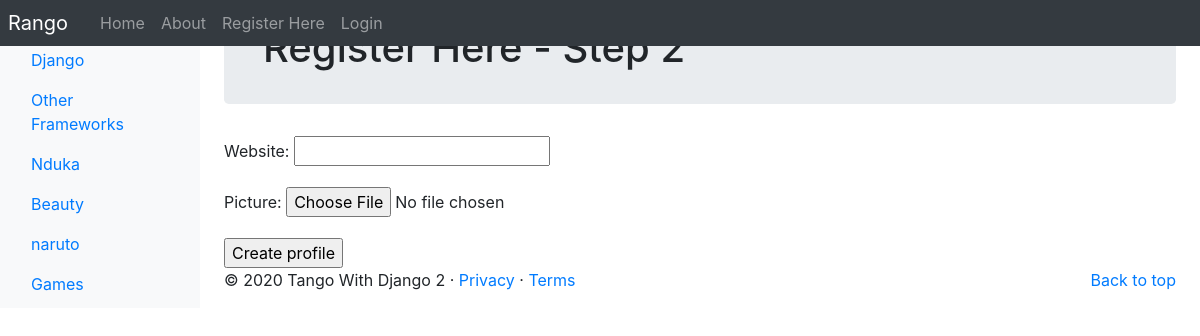
The page /rango/register_profile/ on the database its author committed.
### rango/models.py (models this page shows, shortened)
class Category(models.Model):
    NAME_MAX_LENGTH = 128
    name = models.CharField(max_length=NAME_MAX_LENGTH, unique=True)
    views = models.IntegerField(default=0)
    likes = models.IntegerField(default=0)
    slug = models.SlugField(unique=True)
    class Meta:
        verbose_name_plural = 'categories'

### rango/views.py (the view, shortened to what this page needs)
# urls.py: path('register_profile/', views.RegisterProfileView.as_view(), name="register_profile"),
class RegisterProfileView(View):
    def get(self, request):
        form = UserProfileForm()
        context_dict = {'form': form}
        return render(request, 'rango/profile_registration.html', context_dict)

### rango/forms.py
class UserProfileForm(forms.ModelForm):
    class Meta:
        model = UserProfile
        fields = ('website', 'picture',)

### rango/templatetags/rango_template_tags.py (called while the page is built)
@register.inclusion_tag('rango/categories.html')
def get_category_list(current_category=None):
    return{'categories': Category.objects.all(),
           'current_category': current_category
           }

### templates/rango/profile_registration.html (shortened to what this page needs)
{% extends 'rango/base.html' %}
{% block body_block %}
<div class="jumbotron p-4">
<div class ="container">
<h1 ="jumbotron-heading">Register Here - Step 2</h1>
</div>
</div>
<div class="container">
	<div class="row">
	<form method="post" action="{% url 'rango:register_profile' %}" enctype="multipart/form-data">
	{{ form.as_p }}
	<input type="submit" value="Create profile" />
	</form>
	</div>
</div>
{% endblock %}

### templates/rango/categories.html (shortened to what this page needs)
<ul class ="nav flex-column">
  {% if categories %}
    {% for c in categories %}
      {% if c == current_category %}
        <li class="nav-item">
	<a class="nav-link active" href"{% url 'rango:show_category' c.slug %}">
	<span data-feather="archive"></span{{ c.name }}
	</a>
	</li>
      {% else %}
        <li class="nav-item">
	<a class="nav-link" href="{% url 'rango:show_category' c.slug %}">
	{{ c.name }}
	</a>
	</li>
      {% endif %}
    {% endfor %}
  {% else %}
    <li class="nav-item">There are no categories present.</strong></li>
  {% endif %}
</ul>

### rows shown on the page
Category: name "Django"
Category: name "Other Frameworks"
Category: name "Nduka"
Category: name "Beauty"
Category: name "naruto"
Category: name "Games"
